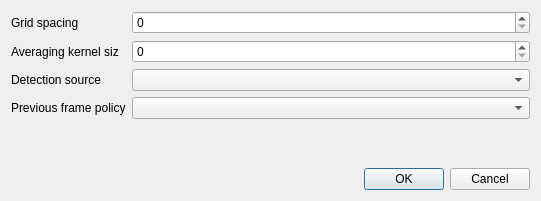
<?xml version="1.0" encoding="UTF-8"?>
<ui version="4.0">
 <class>DialogBeatDetector</class>
 <widget class="QDialog" name="DialogBeatDetector">
  <property name="geometry">
   <rect>
    <x>0</x>
    <y>0</y>
    <width>541</width>
    <height>201</height>
   </rect>
  </property>
  <property name="windowTitle">
   <string>Automatic Beat Detection</string>
  </property>
  <layout class="QVBoxLayout" name="verticalLayout">
   <item>
    <layout class="QFormLayout" name="formLayout">
     <item row="0" column="0">
      <widget class="QLabel" name="label">
       <property name="text">
        <string>Grid spacing</string>
       </property>
      </widget>
     </item>
     <item row="0" column="1">
      <widget class="QSpinBox" name="sbSpacing"/>
     </item>
     <item row="1" column="0">
      <widget class="QLabel" name="label_2">
       <property name="text">
        <string>Averaging kernel siz</string>
       </property>
      </widget>
     </item>
     <item row="2" column="0">
      <widget class="QLabel" name="label_3">
       <property name="text">
        <string>Detection source</string>
       </property>
      </widget>
     </item>
     <item row="2" column="1">
      <widget class="QComboBox" name="cmbSource"/>
     </item>
     <item row="3" column="0">
      <widget class="QLabel" name="label_4">
       <property name="text">
        <string>Previous frame policy</string>
       </property>
      </widget>
     </item>
     <item row="3" column="1">
      <widget class="QComboBox" name="cmbPrevFrame"/>
     </item>
     <item row="1" column="1">
      <widget class="QSpinBox" name="sbKernelSize"/>
     </item>
    </layout>
   </item>
   <item>
    <widget class="QDialogButtonBox" name="buttonBox">
     <property name="orientation">
      <enum>Qt::Horizontal</enum>
     </property>
     <property name="standardButtons">
      <set>QDialogButtonBox::Cancel|QDialogButtonBox::Ok</set>
     </property>
    </widget>
   </item>
  </layout>
 </widget>
 <resources/>
 <connections>
  <connection>
   <sender>buttonBox</sender>
   <signal>accepted()</signal>
   <receiver>DialogBeatDetector</receiver>
   <slot>accept()</slot>
   <hints>
    <hint type="sourcelabel">
     <x>248</x>
     <y>254</y>
    </hint>
    <hint type="destinationlabel">
     <x>157</x>
     <y>274</y>
    </hint>
   </hints>
  </connection>
  <connection>
   <sender>buttonBox</sender>
   <signal>rejected()</signal>
   <receiver>DialogBeatDetector</receiver>
   <slot>reject()</slot>
   <hints>
    <hint type="sourcelabel">
     <x>316</x>
     <y>260</y>
    </hint>
    <hint type="destinationlabel">
     <x>286</x>
     <y>274</y>
    </hint>
   </hints>
  </connection>
 </connections>
</ui>
